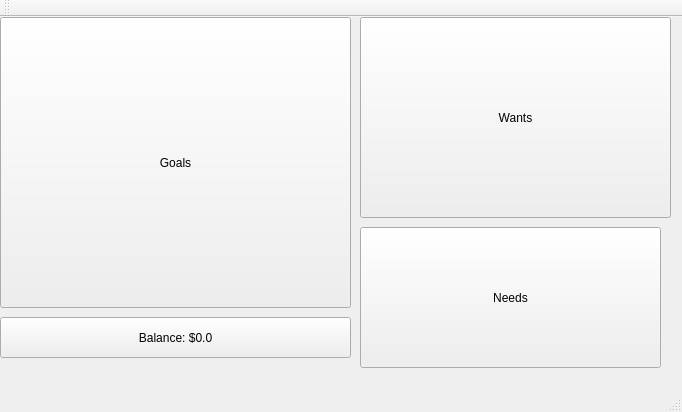
<?xml version="1.0" encoding="UTF-8"?>
<ui version="4.0">
 <class>MainWindow</class>
 <widget class="QMainWindow" name="MainWindow">
  <property name="geometry">
   <rect>
    <x>0</x>
    <y>0</y>
    <width>682</width>
    <height>412</height>
   </rect>
  </property>
  <property name="windowTitle">
   <string>MainWindow</string>
  </property>
  <widget class="QWidget" name="centralWidget">
   <widget class="QStackedWidget" name="stackedWidget">
    <property name="enabled">
     <bool>true</bool>
    </property>
    <property name="geometry">
     <rect>
      <x>0</x>
      <y>0</y>
      <width>681</width>
      <height>351</height>
     </rect>
    </property>
    <property name="styleSheet">
     <string notr="true"/>
    </property>
    <property name="currentIndex">
     <number>0</number>
    </property>
    <widget class="QWidget" name="page_6">
     <widget class="QPushButton" name="pushButton_9">
      <property name="geometry">
       <rect>
        <x>0</x>
        <y>0</y>
        <width>351</width>
        <height>291</height>
       </rect>
      </property>
      <property name="text">
       <string>Goals</string>
      </property>
     </widget>
     <widget class="QPushButton" name="pushButton_10">
      <property name="geometry">
       <rect>
        <x>0</x>
        <y>300</y>
        <width>351</width>
        <height>41</height>
       </rect>
      </property>
      <property name="text">
       <string>Balance: $0.0</string>
      </property>
     </widget>
     <widget class="QPushButton" name="pushButton_11">
      <property name="geometry">
       <rect>
        <x>360</x>
        <y>0</y>
        <width>311</width>
        <height>201</height>
       </rect>
      </property>
      <property name="text">
       <string>Wants</string>
      </property>
     </widget>
     <widget class="QPushButton" name="pushButton_12">
      <property name="geometry">
       <rect>
        <x>360</x>
        <y>210</y>
        <width>301</width>
        <height>141</height>
       </rect>
      </property>
      <property name="text">
       <string>Needs</string>
      </property>
     </widget>
    </widget>
    <widget class="QWidget" name="page_7">
     <widget class="QPushButton" name="pushButton_13">
      <property name="enabled">
       <bool>true</bool>
      </property>
      <property name="geometry">
       <rect>
        <x>10</x>
        <y>310</y>
        <width>90</width>
        <height>32</height>
       </rect>
      </property>
      <property name="text">
       <string>Back</string>
      </property>
     </widget>
     <widget class="QLabel" name="label_5">
      <property name="geometry">
       <rect>
        <x>280</x>
        <y>0</y>
        <width>111</width>
        <height>31</height>
       </rect>
      </property>
      <property name="font">
       <font>
        <pointsize>24</pointsize>
        <weight>75</weight>
        <bold>true</bold>
       </font>
      </property>
      <property name="text">
       <string>Goals</string>
      </property>
     </widget>
     <widget class="QListWidget" name="listWidget">
      <property name="geometry">
       <rect>
        <x>10</x>
        <y>40</y>
        <width>251</width>
        <height>261</height>
       </rect>
      </property>
     </widget>
     <widget class="QLabel" name="goalNameL">
      <property name="geometry">
       <rect>
        <x>280</x>
        <y>60</y>
        <width>71</width>
        <height>21</height>
       </rect>
      </property>
      <property name="font">
       <font>
        <pointsize>14</pointsize>
        <weight>75</weight>
        <bold>true</bold>
       </font>
      </property>
      <property name="text">
       <string>Name:</string>
      </property>
     </widget>
     <widget class="QLabel" name="goalName">
      <property name="geometry">
       <rect>
        <x>350</x>
        <y>60</y>
        <width>191</width>
        <height>21</height>
       </rect>
      </property>
      <property name="font">
       <font>
        <pointsize>14</pointsize>
        <weight>75</weight>
        <bold>true</bold>
       </font>
      </property>
      <property name="text">
       <string>None</string>
      </property>
     </widget>
     <widget class="QProgressBar" name="progressBar">
      <property name="geometry">
       <rect>
        <x>310</x>
        <y>260</y>
        <width>281</width>
        <height>31</height>
       </rect>
      </property>
      <property name="value">
       <number>0</number>
      </property>
      <property name="textVisible">
       <bool>true</bool>
      </property>
      <property name="invertedAppearance">
       <bool>false</bool>
      </property>
      <property name="format">
       <string>%p% Completed</string>
      </property>
     </widget>
     <widget class="QLabel" name="priceL">
      <property name="geometry">
       <rect>
        <x>280</x>
        <y>100</y>
        <width>101</width>
        <height>16</height>
       </rect>
      </property>
      <property name="font">
       <font>
        <pointsize>14</pointsize>
        <weight>75</weight>
        <bold>true</bold>
       </font>
      </property>
      <property name="text">
       <string>Total Price:</string>
      </property>
     </widget>
     <widget class="QLabel" name="goalPrice">
      <property name="geometry">
       <rect>
        <x>460</x>
        <y>100</y>
        <width>141</width>
        <height>20</height>
       </rect>
      </property>
      <property name="font">
       <font>
        <pointsize>14</pointsize>
        <weight>75</weight>
        <bold>true</bold>
       </font>
      </property>
      <property name="text">
       <string>$0.00</string>
      </property>
     </widget>
     <widget class="QLabel" name="label_2">
      <property name="geometry">
       <rect>
        <x>280</x>
        <y>150</y>
        <width>161</width>
        <height>16</height>
       </rect>
      </property>
      <property name="font">
       <font>
        <pointsize>14</pointsize>
        <weight>75</weight>
        <bold>true</bold>
       </font>
      </property>
      <property name="text">
       <string>Ammount Raised:</string>
      </property>
     </widget>
     <widget class="QLabel" name="goalFunds">
      <property name="geometry">
       <rect>
        <x>460</x>
        <y>150</y>
        <width>191</width>
        <height>16</height>
       </rect>
      </property>
      <property name="font">
       <font>
        <pointsize>14</pointsize>
        <weight>75</weight>
        <bold>true</bold>
       </font>
      </property>
      <property name="text">
       <string>$0.00</string>
      </property>
     </widget>
     <widget class="QPushButton" name="addFundsGoal">
      <property name="geometry">
       <rect>
        <x>560</x>
        <y>310</y>
        <width>90</width>
        <height>32</height>
       </rect>
      </property>
      <property name="text">
       <string>Add Funds</string>
      </property>
     </widget>
     <widget class="QPushButton" name="deleteGoalButton">
      <property name="geometry">
       <rect>
        <x>450</x>
        <y>310</y>
        <width>90</width>
        <height>32</height>
       </rect>
      </property>
      <property name="text">
       <string>Delete Goal</string>
      </property>
     </widget>
     <widget class="QPushButton" name="addGoal">
      <property name="geometry">
       <rect>
        <x>170</x>
        <y>310</y>
        <width>90</width>
        <height>32</height>
       </rect>
      </property>
      <property name="text">
       <string>Add Goal</string>
      </property>
     </widget>
    </widget>
    <widget class="QWidget" name="page_8">
     <widget class="QLabel" name="label_6">
      <property name="geometry">
       <rect>
        <x>260</x>
        <y>20</y>
        <width>141</width>
        <height>71</height>
       </rect>
      </property>
      <property name="font">
       <font>
        <pointsize>24</pointsize>
        <weight>75</weight>
        <bold>true</bold>
       </font>
      </property>
      <property name="text">
       <string>Balance:</string>
      </property>
     </widget>
     <widget class="QPushButton" name="pushButton_14">
      <property name="enabled">
       <bool>true</bool>
      </property>
      <property name="geometry">
       <rect>
        <x>10</x>
        <y>310</y>
        <width>90</width>
        <height>32</height>
       </rect>
      </property>
      <property name="text">
       <string>Back</string>
      </property>
     </widget>
     <widget class="QLabel" name="balance">
      <property name="geometry">
       <rect>
        <x>150</x>
        <y>120</y>
        <width>331</width>
        <height>131</height>
       </rect>
      </property>
      <property name="font">
       <font>
        <pointsize>28</pointsize>
        <weight>75</weight>
        <bold>true</bold>
       </font>
      </property>
      <property name="text">
       <string>$0.00</string>
      </property>
      <property name="alignment">
       <set>Qt::AlignRight|Qt::AlignTrailing|Qt::AlignVCenter</set>
      </property>
     </widget>
     <widget class="QPushButton" name="pushButton">
      <property name="geometry">
       <rect>
        <x>560</x>
        <y>310</y>
        <width>90</width>
        <height>32</height>
       </rect>
      </property>
      <property name="text">
       <string>Add Balance</string>
      </property>
     </widget>
    </widget>
    <widget class="QWidget" name="page_9">
     <widget class="QLabel" name="label_7">
      <property name="geometry">
       <rect>
        <x>290</x>
        <y>0</y>
        <width>101</width>
        <height>31</height>
       </rect>
      </property>
      <property name="font">
       <font>
        <pointsize>24</pointsize>
        <weight>75</weight>
        <bold>true</bold>
       </font>
      </property>
      <property name="styleSheet">
       <string notr="true"/>
      </property>
      <property name="frameShadow">
       <enum>QFrame::Sunken</enum>
      </property>
      <property name="text">
       <string>Wants</string>
      </property>
     </widget>
     <widget class="QPushButton" name="pushButton_15">
      <property name="geometry">
       <rect>
        <x>30</x>
        <y>300</y>
        <width>90</width>
        <height>32</height>
       </rect>
      </property>
      <property name="text">
       <string>Back</string>
      </property>
     </widget>
     <widget class="QLabel" name="wantName">
      <property name="geometry">
       <rect>
        <x>350</x>
        <y>50</y>
        <width>191</width>
        <height>21</height>
       </rect>
      </property>
      <property name="font">
       <font>
        <pointsize>14</pointsize>
        <weight>75</weight>
        <bold>true</bold>
       </font>
      </property>
      <property name="text">
       <string>None</string>
      </property>
     </widget>
     <widget class="QLabel" name="wantsNameL">
      <property name="geometry">
       <rect>
        <x>280</x>
        <y>50</y>
        <width>71</width>
        <height>21</height>
       </rect>
      </property>
      <property name="font">
       <font>
        <pointsize>14</pointsize>
        <weight>75</weight>
        <bold>true</bold>
       </font>
      </property>
      <property name="styleSheet">
       <string notr="true"/>
      </property>
      <property name="text">
       <string>Name:</string>
      </property>
     </widget>
     <widget class="QLabel" name="wantsPrice">
      <property name="geometry">
       <rect>
        <x>390</x>
        <y>90</y>
        <width>141</width>
        <height>20</height>
       </rect>
      </property>
      <property name="font">
       <font>
        <pointsize>14</pointsize>
        <weight>75</weight>
        <bold>true</bold>
       </font>
      </property>
      <property name="text">
       <string>$0.00</string>
      </property>
     </widget>
     <widget class="QLabel" name="priceL_2">
      <property name="geometry">
       <rect>
        <x>280</x>
        <y>90</y>
        <width>101</width>
        <height>16</height>
       </rect>
      </property>
      <property name="font">
       <font>
        <pointsize>14</pointsize>
        <weight>75</weight>
        <bold>true</bold>
       </font>
      </property>
      <property name="styleSheet">
       <string notr="true"/>
      </property>
      <property name="text">
       <string>Total Price:</string>
      </property>
     </widget>
     <widget class="QListWidget" name="wantsList">
      <property name="geometry">
       <rect>
        <x>10</x>
        <y>30</y>
        <width>251</width>
        <height>261</height>
       </rect>
      </property>
     </widget>
     <widget class="QPushButton" name="addWant">
      <property name="geometry">
       <rect>
        <x>530</x>
        <y>300</y>
        <width>90</width>
        <height>32</height>
       </rect>
      </property>
      <property name="text">
       <string>Add Want</string>
      </property>
     </widget>
     <widget class="QPushButton" name="deleteWant">
      <property name="geometry">
       <rect>
        <x>380</x>
        <y>300</y>
        <width>90</width>
        <height>32</height>
       </rect>
      </property>
      <property name="text">
       <string>Delete Want</string>
      </property>
     </widget>
     <widget class="QLabel" name="label_3">
      <property name="geometry">
       <rect>
        <x>280</x>
        <y>130</y>
        <width>101</width>
        <height>21</height>
       </rect>
      </property>
      <property name="font">
       <font>
        <pointsize>14</pointsize>
        <weight>75</weight>
        <bold>true</bold>
       </font>
      </property>
      <property name="styleSheet">
       <string notr="true"/>
      </property>
      <property name="text">
       <string>Category:</string>
      </property>
     </widget>
     <widget class="QLabel" name="wantCategory">
      <property name="geometry">
       <rect>
        <x>390</x>
        <y>130</y>
        <width>57</width>
        <height>16</height>
       </rect>
      </property>
      <property name="font">
       <font>
        <pointsize>14</pointsize>
        <weight>75</weight>
        <bold>true</bold>
       </font>
      </property>
      <property name="text">
       <string>None</string>
      </property>
     </widget>
    </widget>
    <widget class="QWidget" name="page_10">
     <widget class="QLabel" name="label_8">
      <property name="geometry">
       <rect>
        <x>290</x>
        <y>0</y>
        <width>101</width>
        <height>31</height>
       </rect>
      </property>
      <property name="font">
       <font>
        <pointsize>24</pointsize>
        <weight>75</weight>
        <bold>true</bold>
       </font>
      </property>
      <property name="text">
       <string>Needs</string>
      </property>
     </widget>
     <widget class="QPushButton" name="pushButton_16">
      <property name="geometry">
       <rect>
        <x>0</x>
        <y>300</y>
        <width>90</width>
        <height>32</height>
       </rect>
      </property>
      <property name="text">
       <string>Back</string>
      </property>
     </widget>
     <widget class="QPushButton" name="deleteNeeds">
      <property name="geometry">
       <rect>
        <x>380</x>
        <y>300</y>
        <width>90</width>
        <height>32</height>
       </rect>
      </property>
      <property name="text">
       <string>Delete Need</string>
      </property>
     </widget>
     <widget class="QPushButton" name="addNeeds">
      <property name="geometry">
       <rect>
        <x>530</x>
        <y>300</y>
        <width>90</width>
        <height>32</height>
       </rect>
      </property>
      <property name="text">
       <string>Add Need</string>
      </property>
     </widget>
     <widget class="QListWidget" name="needsList">
      <property name="geometry">
       <rect>
        <x>10</x>
        <y>30</y>
        <width>251</width>
        <height>261</height>
       </rect>
      </property>
     </widget>
     <widget class="QLabel" name="needsPrice">
      <property name="geometry">
       <rect>
        <x>460</x>
        <y>90</y>
        <width>141</width>
        <height>20</height>
       </rect>
      </property>
      <property name="font">
       <font>
        <pointsize>14</pointsize>
        <weight>75</weight>
        <bold>true</bold>
       </font>
      </property>
      <property name="text">
       <string>$0.00</string>
      </property>
     </widget>
     <widget class="QLabel" name="priceL_3">
      <property name="geometry">
       <rect>
        <x>280</x>
        <y>90</y>
        <width>101</width>
        <height>16</height>
       </rect>
      </property>
      <property name="font">
       <font>
        <pointsize>14</pointsize>
        <weight>75</weight>
        <bold>true</bold>
       </font>
      </property>
      <property name="text">
       <string>Total Price:</string>
      </property>
     </widget>
     <widget class="QLabel" name="needsNameL">
      <property name="geometry">
       <rect>
        <x>280</x>
        <y>50</y>
        <width>71</width>
        <height>21</height>
       </rect>
      </property>
      <property name="font">
       <font>
        <pointsize>14</pointsize>
        <weight>75</weight>
        <bold>true</bold>
       </font>
      </property>
      <property name="text">
       <string>Name:</string>
      </property>
     </widget>
     <widget class="QLabel" name="needsName">
      <property name="geometry">
       <rect>
        <x>350</x>
        <y>50</y>
        <width>191</width>
        <height>21</height>
       </rect>
      </property>
      <property name="font">
       <font>
        <pointsize>14</pointsize>
        <weight>75</weight>
        <bold>true</bold>
       </font>
      </property>
      <property name="text">
       <string>None</string>
      </property>
     </widget>
     <widget class="QLabel" name="needCategory">
      <property name="geometry">
       <rect>
        <x>390</x>
        <y>130</y>
        <width>57</width>
        <height>16</height>
       </rect>
      </property>
      <property name="font">
       <font>
        <pointsize>14</pointsize>
        <weight>75</weight>
        <bold>true</bold>
       </font>
      </property>
      <property name="text">
       <string>None</string>
      </property>
     </widget>
     <widget class="QLabel" name="label_4">
      <property name="geometry">
       <rect>
        <x>280</x>
        <y>130</y>
        <width>101</width>
        <height>21</height>
       </rect>
      </property>
      <property name="font">
       <font>
        <pointsize>14</pointsize>
        <weight>75</weight>
        <bold>true</bold>
       </font>
      </property>
      <property name="text">
       <string>Category:</string>
      </property>
     </widget>
    </widget>
   </widget>
  </widget>
  <widget class="QMenuBar" name="menuBar">
   <property name="geometry">
    <rect>
     <x>0</x>
     <y>0</y>
     <width>682</width>
     <height>28</height>
    </rect>
   </property>
  </widget>
  <widget class="QToolBar" name="mainToolBar">
   <attribute name="toolBarArea">
    <enum>TopToolBarArea</enum>
   </attribute>
   <attribute name="toolBarBreak">
    <bool>false</bool>
   </attribute>
  </widget>
  <widget class="QStatusBar" name="statusBar"/>
 </widget>
 <layoutdefault spacing="6" margin="11"/>
 <resources/>
 <connections/>
</ui>
